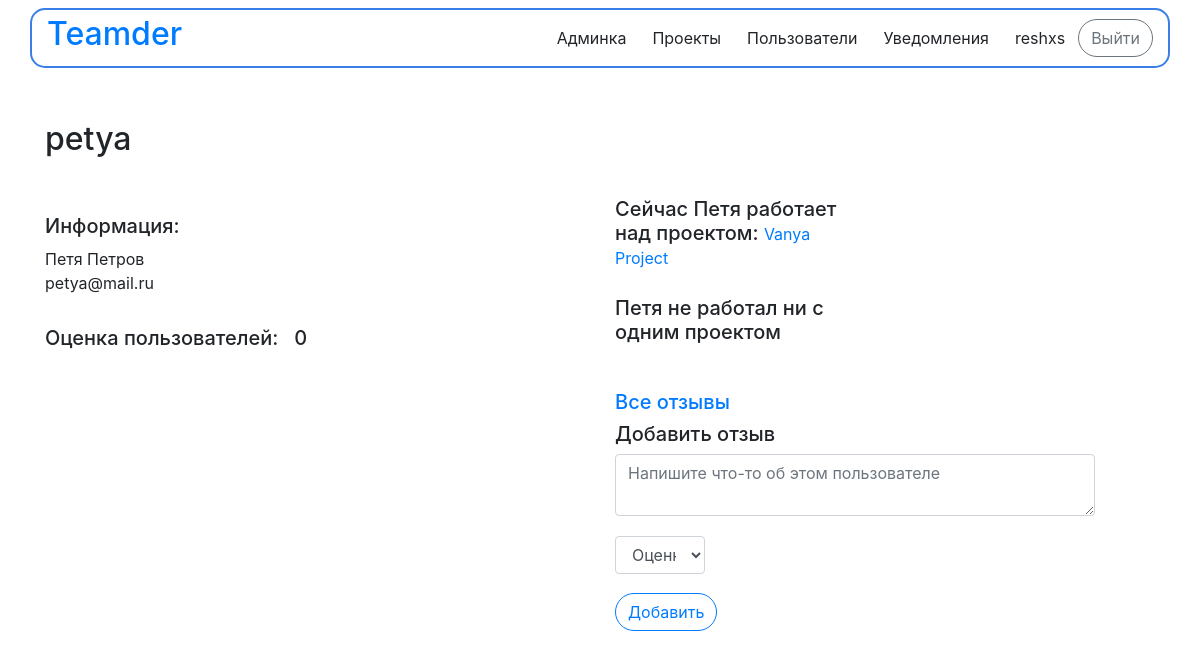
Page /accounts/detail/15/ (signed in) on the earlier database version.
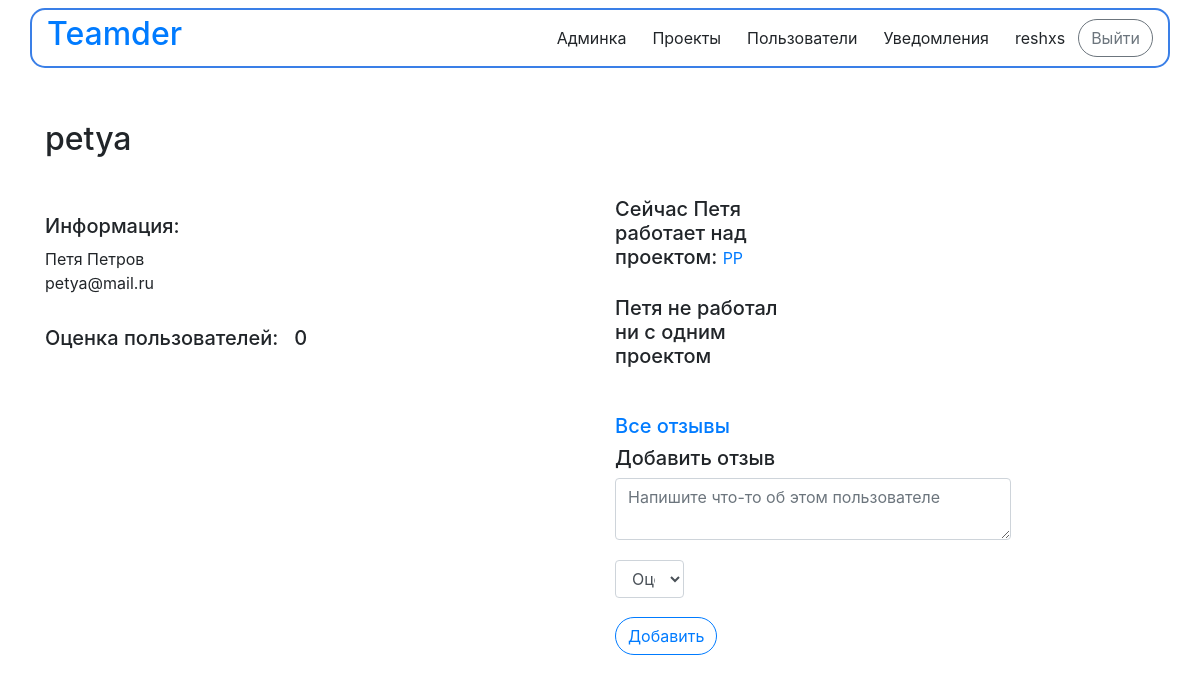
Same page on the later database version.
### teamder/apps/projects/models.py (models this page shows, shortened)
class Project(models.Model):
    project_name = models.CharField('название проекта', max_length=100)
    project_description = models.TextField('описание проекта', blank=True)
    pub_date = models.DateTimeField('дата публикции', default=timezone.now)
    creator = models.ForeignKey(get_user_model(), on_delete=models.CASCADE, null=True)
    members = models.ManyToManyField(get_user_model(), 'Участники', blank=True)
    members_count = models.IntegerField('Количество участников', default=1, blank=False)
    is_done = models.BooleanField('Проект завершен', default=False)
    technologies = models.ManyToManyField(
        Technology,
        related_name='project_set',
        verbose_name="технологии",
        blank=True)
    class Meta:
        verbose_name = 'Проект'
        verbose_name_plural = 'Проекты'

### teamder/apps/user_accounts/views.py (the view, shortened to what this page needs)
# urls.py: path('detail/<int:user_id>/', views.detail, name='detail'),
@login_required
def detail(request, user_id):
    try:
        user = User.objects.get(id=user_id)
    except:
        raise Http404("Пользователь не найден!")
    user_projects = user.useraccount.user_projects.all()
    user_current_project = user.useraccount.user_current_project
    user_comments = user.comments.all()
    user_average_mark = get_average_mark(user_id)
    context = {
        'current_user': user,
        'user_projects': user_projects,
        'user_projects_count': user_projects.count(),
        'user_current_project': user_current_project,
        'user_comments': user_comments,
        'user_average_mark': user_average_mark,
    }
    return render(request, 'user_accounts/detail.html', context)

### teamder/apps/user_accounts/views.py (called while the page is built)
def get_average_mark(user_id):
    user = User.objects.get(id=user_id)
    comments = user.comments.all()
    if len(comments) > 0:
        result = 0
        for comment in comments:
            result += comment.mark
        return result / len(comments)
    return 0

### teamder/templates/user_accounts/detail.html (shortened to what this page needs)
{% extends 'base.html' %}
{% block content %}
<div class="container">
    <div class="row">
        <div class="col-6">
            {% if current_user %}
                <h2>{{current_user.username}}</h2>
                <br/><br>
                <h5>Информация:</h5>
                <h5><small>{{current_user.first_name}} {{current_user.last_name}}
                <h5><small>{{current_user.email}}</small></h5>
            <br>
            <h5>Оценка пользователей:&nbsp;&nbsp;&nbsp;{{user_average_mark}}</h5>
            <br>
        </div>
        <div class="col-6">
            <br/><br><br/><br>
                {% if user_current_project %}
                <h5>Сейчас {{current_user.first_name}} работает над проектом:
                    <a href="{% url 'projects:detail' user_current_project.id%}" style="text-decoration: none"><small>{{user_current_project.project_name}}</small></a></h5>
                {% else %}
                    <h5>Сейчас {{current_user.first_name}} ничем не занимается</h5>
                {% endif %}
            <br>
                {% if user_projects %}
                    <h5>Прошлые проекты&nbsp;&nbsp;&nbsp;</h5>
                    <h5><small>Всего проектов: {{user_projects_count}}</small></h5>
                        {% for project in user_projects %}
                                <h6><a href="{% url 'projects:detail' project.id%}" style="text-decoration: none; font-weight: normal">{{project.project_name}}</a></h6>
                        {% endfor %}
                {% else %}
                    <h5>{{current_user.first_name}} не работал ни с одним проектом</h5>
                {% endif %}
            {% else %}
                <h5>Пользователь не найден!</h5>
            {% endif %}
            <br><br>
        </div>
        <div class="col-12">
            {% if current_user != user%}
            <div>
                <h5><a href="{% url 'user_accounts:comments' current_user.id %}" style="text-decoration: none">Все отзывы</a></h5>
                <h5>Добавить отзыв</h5>
                <form method="post">
                    <textarea type="text" placeholder="Напишите что-то об этом пользователе" name="text" class="form-control"></textarea>
                    <br>
                    <div class="row col-3">
                    <select name="mark" class="form-control">
                        <option value="">Оценка</option>
                    </select>
                    </div>
                    <br>
                    <input type="submit" value="Добавить" class="btn btn-outline-primary" style="border-radius: 50px">
                    <br><br><br>
                </form>
            </div>
    {% endif %}
</div>
{% endblock %}

Differences in the rows shown:
no longer on this page (row unchanged): Project: project_name "Vanya Project"
added Project: project_name "PP"
